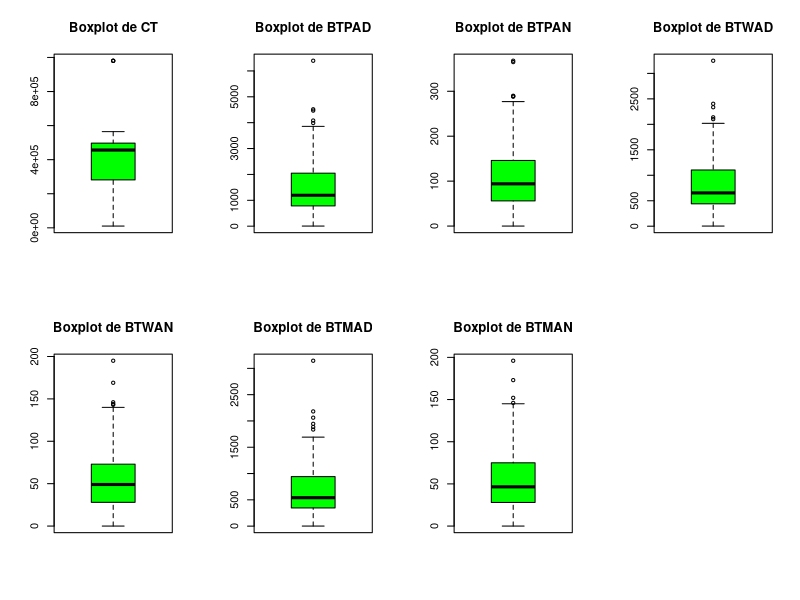
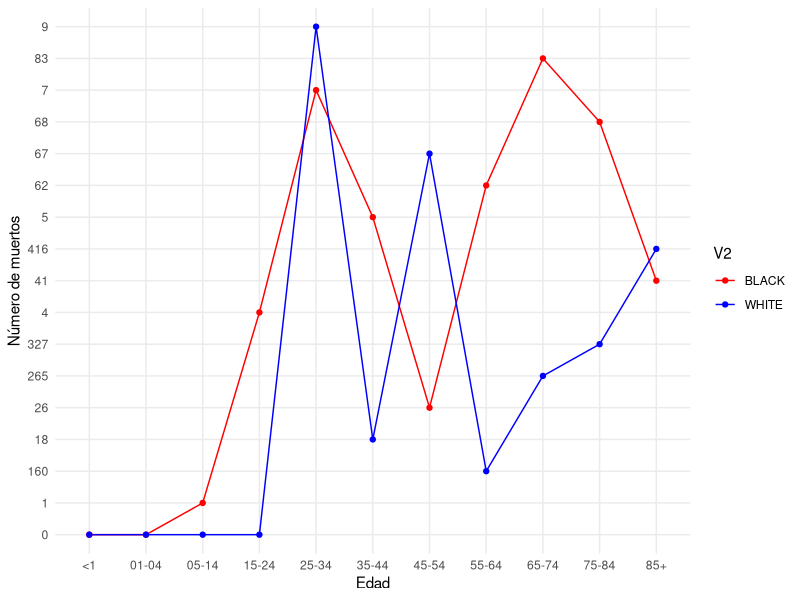
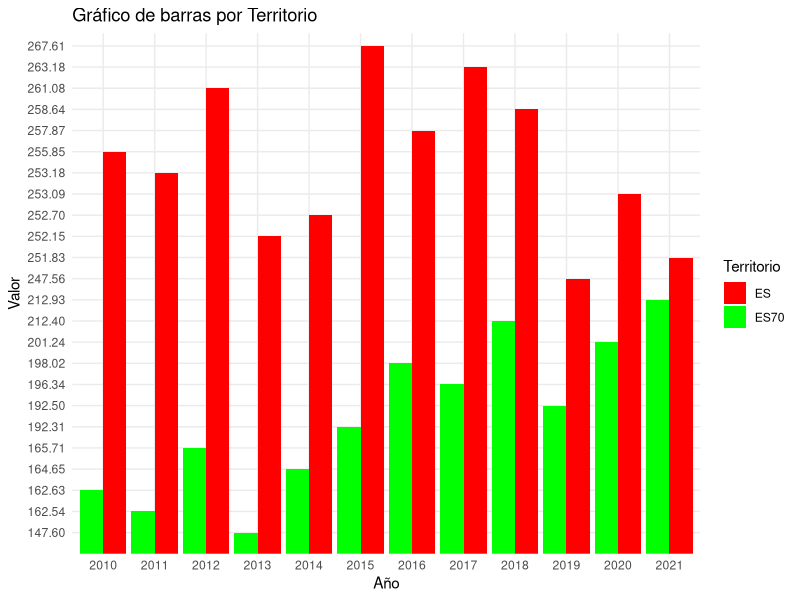
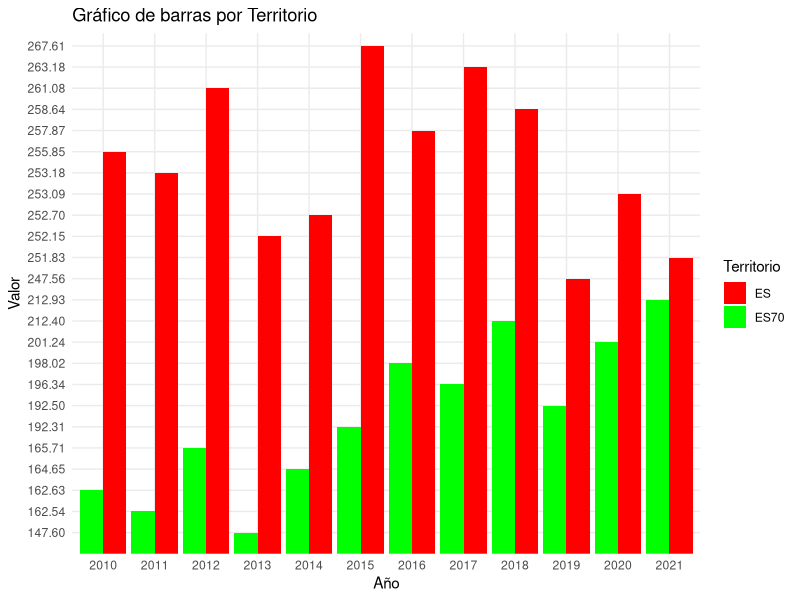

Write the R code that produced these figures, in order.
## ---- chunk 1
#Primero procedemos a leer el archivo CSV con la posición del archivo, además indicamos que no tienen título las columnas y su separador es ";".
datos <- read.csv("Excels/DiabetesHipertension.csv", header = FALSE, sep = ";")

# Posteriormente trasponemos los datos reorganizándolos en un formato diferente.
datos_transpuestos <- t(datos)

# Después contamos el número de filas y columnas que hay en ese formato.
num_filas <- nrow(datos)
num_columnas <- ncol(datos)

# Calculamos y creamos un vector con los datos deseados.
nuevo_vector <- unlist(datos_transpuestos)
orden_columnas <- rep(1:num_columnas, each = num_filas)
orden_filas <- rep(1:num_filas, times = num_columnas)
orden_final <- order(orden_columnas, orden_filas)

# Creamos una nueva gráfica con los vectores deseados siguiendo un diseño de matriz específico.
nueva_tabla <- data.frame(matrix(nuevo_vector[orden_final], ncol = num_columnas, byrow = TRUE))

# Asignamos los nombres de las columnas de la primera fila.
colnames(nueva_tabla) <- as.character(datos[1, ])

# Eliminamos la primera fila
nueva_tabla <- nueva_tabla[-1, ]

# Finalmente mostramos el resultado
print(nueva_tabla)
## ---- chunk 2
# La tabla anterior estaba con datos "character" por los que los pasamos a datos numéricos para poder trabajar con ellos"
copia_nueva_tabla <- as.data.frame(lapply(nueva_tabla, as.numeric))

print(copia_nueva_tabla)
## ---- chunk 3
# Ahora generaremos boxplots para cada columna
par(mfrow = c(2, 4))  # Configuramos el diseño de la gráfica.
for (col in names(copia_nueva_tabla)) { #Creamos un bucle en el que se van creando las boxplot de las columnas.
  boxplot(copia_nueva_tabla[[col]], col = "green", main = paste("Boxplot de", col))
}

## ---- chunk 4
# Leemos el archivo CSV indicandos su ruta en el código.
datos <- read.csv("Excels/mortality_county_all.csv", header = FALSE, sep = ",")

# Filtramos filas que comienzan por "Diabetes" y se encuentran en la columna "V1"
datos_filtrados <- datos[grep("Diabetes", datos$V1), ]

# Mostramos el resultado de la tabla con la información que nos interesa.
print(datos_filtrados)


## ---- chunk 5
library(ggplot2)
library(dplyr)
# Creamos un gráfico utilizando ggplot
ggplot(datos_filtrados, aes(x = V3, y = V4, color = V2, group = V2)) +
  geom_line() + #Añadimos las líneas
  geom_point() + #Añadimos los puntos
  labs(x = "Edad", y = "Número de muertos") +
  scale_color_manual(values = c("BLACK" = "red", "WHITE" = "blue")) + #Indicamos los valores y colores de cada línea/punto.
  theme_minimal() #ggplot2 nos ofrece distintas salidas visuales, elegimos esta por su simplicidad


## ---- chunk 6
library(ggplot2)
# Leemos el archivo CSV indicando la ruta en la que se encuentra
datos <- read.csv("Excels/Cardiovascular.csv", header = FALSE, sep = ",")

# Transponemos los datos para organizarlos en un formato diferente
datos_transpuestos <- t(datos)

# Calculamos el número de filas y columnas que hay realmente en el archivo comprimido.
num_filas <- nrow(datos)
num_columnas <- ncol(datos)

# Posteriormente calculamos el num total de elementos y creamos un vextor con los datos.
nuevo_vector <- unlist(datos_transpuestos)
orden_columnas <- rep(1:num_columnas, each = num_filas)
orden_filas <- rep(1:num_filas, times = num_columnas)
orden_final <- order(orden_columnas, orden_filas)

# Creamos un nuevo data frame llamado "nueva_tabla" organizando un vector en una matriz con el número de columnas indicadas.
nueva_tabla <- data.frame(matrix(nuevo_vector[orden_final], ncol = num_columnas, byrow = TRUE))

# Asignamos los nombres de las columnas con la primera fila
colnames(nueva_tabla) <- as.character(datos[1, ])

# Eliminamos la primera fila (que ahora es la cabecera de las columnas)
nueva_tabla <- nueva_tabla[-1, ]

# Filtramos las filas que tienen "Serie A" en la columna "Serie", es decir, todas las de "Enfermedades cardiovasculares".
nueva_tabla_filtrada <- subset(nueva_tabla, nueva_tabla$Serie == "Serie A")

# Finalmente mostramos el resultado.
print(nueva_tabla_filtrada)


## ---- chunk 7
# Cargar la biblioteca ggplot2

library(ggplot2)

# Resto de tu código
grafico <- ggplot(nueva_tabla_filtrada, aes(x = Year, y = Value, fill = Territorio)) +
  geom_bar(stat = "identity", position = "dodge") +
  labs(title = "Gráfico de barras por Territorio",
       x = "Año",
       y = "Valor") +
  scale_fill_manual(values = c("ES" = "red", "ES70" = "green")) +
  theme_minimal()

# Muestra el gráfico
print(grafico)

# Gráfica de barras
grafico <- ggplot(nueva_tabla_filtrada, aes(x = Year, y = Value, fill = Territorio)) +
  geom_bar(stat = "identity", position = "dodge") +
  labs(title = "Gráfico de barras por Territorio",
       x = "Año",
       y = "Valor") +
  scale_fill_manual(values = c("ES" = "red", "ES70" = "green")) +
  theme_minimal()

# Muestra el gráfico
print(grafico)

